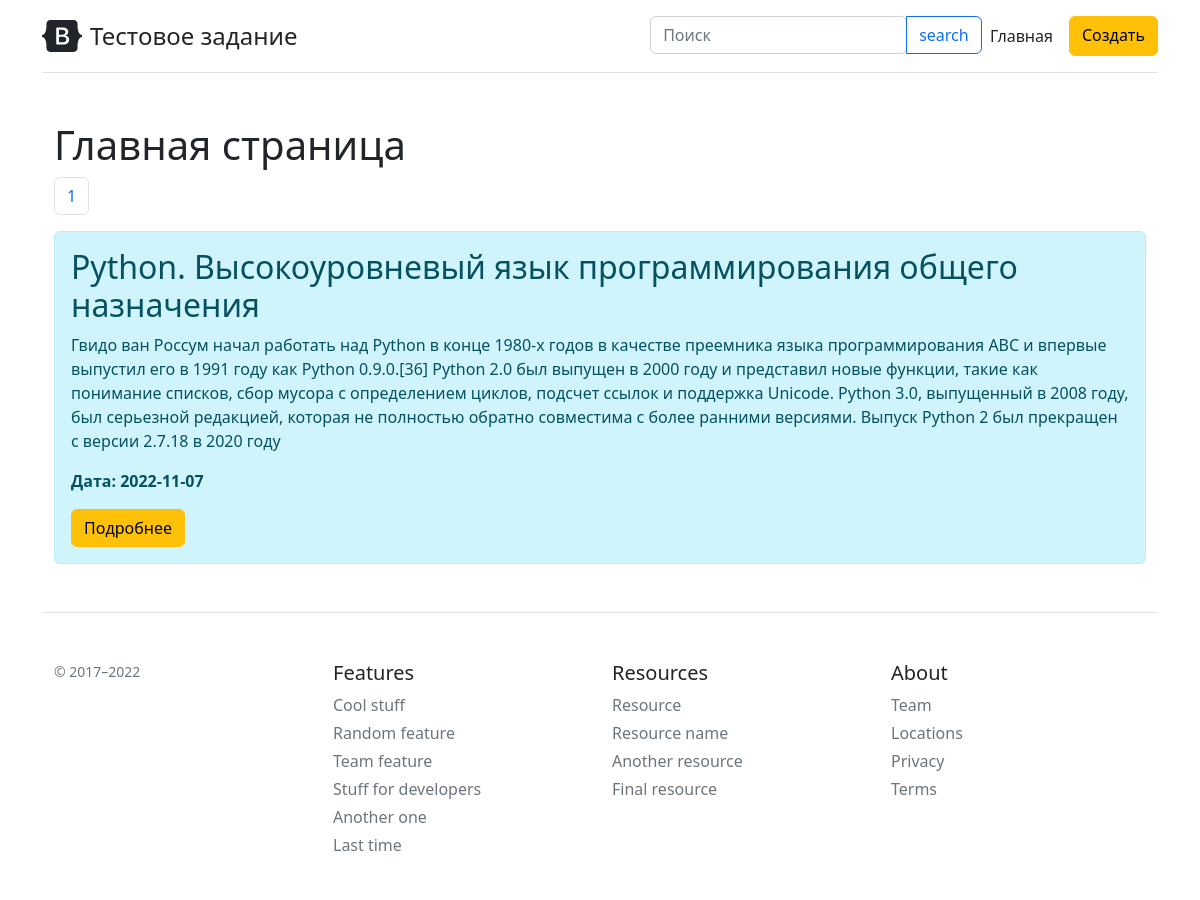
The page /home on the database its author committed.
### app.py (models this page shows, shortened)
class Article(db.Model):
    id = db.Column(db.Integer, primary_key=True)
    rubrics = db.Column(db.String(300), nullable=False)
    text = db.Column(db.Text, nullable=False)
    created_date = db.Column(db.DateTime, default=datetime.utcnow)

### app.py (the view)
@app.route('/')
@app.route('/home')
def index():
    q = request.args.get('q')
    page = request.args.get('page')
    if page and page.isdigit():
        page = int(page)
    else:
        page = 1
    if q:
        articles = Article.query.filter(Article.text.contains(q) | Article.rubrics.contains(q) | Article.created_date.contains(q))
    else:
        articles = Article.query.order_by(Article.created_date.desc())
    pages = articles.paginate(page=page, per_page=20)
    return render_template("index.html", pages=pages)

### templates/index.html (shortened to what this page needs)
{% extends 'base.html' %}
{% block body %}
<div class="container mt-5">
    <h1>Главная страница</h1>
       <nav aria-label="Page navigation example">
          <ul class="pagination">
            {% for el in pages.iter_pages() %}
            {% if request.args.get('q') == None %}
                    <li class="page-item"><a class="page-link" href="/home?page={{ el }}">{{ el }}</a></li>
            {% endif %}
            {% endfor %}
          </ul>
        </nav>
    {% for article in pages.items %}
        <div class="alert alert-info">
            <h2>{{ article.rubrics }}</h2>
            <p>{{ article.text }}</p>
            <p><b>Дата: {{ article.created_date.date() }}</b></p>
            <a href="/post/{{ article.id }}" class="btn btn-warning">Подробнее</a>
        </div>
    {% else %}
        <br>
        <h4 align="center">По вашему запросу ничего не найдено</h4>
    {% endfor %}
</div>
{% endblock %}

### templates/base.html (shortened to what this page needs)
<!DOCTYPE html>
<html lang="en">
<head>
    <link rel="stylesheet" href="{{ url_for('static', filename='css/style.css') }}">
    <link rel="stylesheet" href="https://cdn.jsdelivr.net/npm/bootstrap@5.2.2/dist/css/bootstrap.min.css">
</head>
<body>
<div class="container py-3">
  <header>
    <div class="d-flex flex-column flex-md-row align-items-center pb-3 mb-4 border-bottom">
      <a href="/" class="d-flex align-items-center text-dark text-decoration-none">
        <span class="fs-4">Тестовое задание</span>
      </a>
      <nav class="d-inline-flex mt-2 mt-md-0 ms-md-auto">
        <form class="navbar-form navbar-left" method="GET">
           <div class="input-group">
              <input type="search" class="form-control rounded" placeholder="Поиск" aria-label="Search" name="q" value="{{ request.args.get('q', '') }}" aria-describedby="search-addon" />
              <button type="search" class="btn btn-outline-primary">search</button>
           </div>
        </form>
        <a class="me-3 py-2 text-dark text-decoration-none" href="/">Главная</a>
        <a class="btn btn-warning" href="/add">Создать</a>
      </nav>
    </div>
  </header>
    {% block body %}{% endblock %}
    <footer class="container pt-4 my-md-5 pt-md-5 border-top">
    <div class="row">
      <div class="col-12 col-md">
        <small class="d-block mb-3 text-muted">&copy; 2017–2022</small>
      </div>
      <div class="col-6 col-md">
        <h5>Features</h5>
        <ul class="list-unstyled text-small">
          <li class="mb-1"><a class="link-secondary text-decoration-none" href="#">Cool stuff</a></li>
          <li class="mb-1"><a class="link-secondary text-decoration-none" href="#">Random feature</a></li>
          <li class="mb-1"><a class="link-secondary text-decoration-none" href="#">Team feature</a></li>
          <li class="mb-1"><a class="link-secondary text-decoration-none" href="#">Stuff for developers</a></li>
          <li class="mb-1"><a class="link-secondary text-decoration-none" href="#">Another one</a></li>
          <li class="mb-1"><a class="link-secondary text-decoration-none" href="#">Last time</a></li>
        </ul>
      </div>
      <div class="col-6 col-md">
        <h5>Resources</h5>
        <ul class="list-unstyled text-small">
          <li class="mb-1"><a class="link-secondary text-decoration-none" href="#">Resource</a></li>
          <li class="mb-1"><a class="link-secondary text-decoration-none" href="#">Resource name</a></li>
          <li class="mb-1"><a class="link-secondary text-decoration-none" href="#">Another resource</a></li>
          <li class="mb-1"><a class="link-secondary text-decoration-none" href="#">Final resource</a></li>
        </ul>
      </div>
      <div class="col-6 col-md">
        <h5>About</h5>
        <ul class="list-unstyled text-small">
          <li class="mb-1"><a class="link-secondary text-decoration-none" href="#">Team</a></li>
          <li class="mb-1"><a class="link-secondary text-decoration-none" href="#">Locations</a></li>
          <li class="mb-1"><a class="link-secondary text-decoration-none" href="#">Privacy</a></li>
          <li class="mb-1"><a class="link-secondary text-decoration-none" href="#">Terms</a></li>
        </ul>
      </div>
    </div>
  </footer>
</div>
</body>
</html>

### rows shown on the page
Article: rubrics "Python. Высокоуровневый язык программирования общего назначения", text "Гвидо ван Россум начал работать над Python в конце 1980-х годов в качестве преемника языка программирования ABC и впервые выпустил его в 1991 году как Python 0.9.0.[36] Python 2.0 был выпущен в 2000 году и представил новые функции, такие как понимание списков, сбор мусора с определением циклов, подсчет ссылок и поддержка Unicode. Python 3.0, выпущенный в 2008 году, был серьезной редакцией, которая не полностью обратно совместима с более ранними версиями. Выпуск Python 2 был прекращен с версии 2.7.18 в 2020 году", created_date "2022-11-07"

### other values the page prints
{{ el }} "1"
